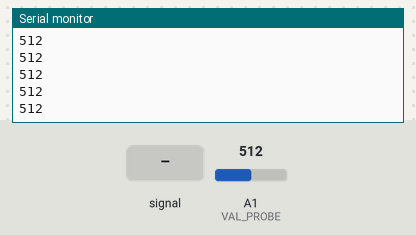
Bench run of a sketch on a simulated Arduino Uno, built with avr-gcc and run on an emulated ATmega328P. Parts: the last lines printed to the serial monitor. The test bench sets the inputs (shaded band); at power-on: A1 (VAL_PROBE) = 512.

Above: at 1.2 s.
1.3 s: A1 (VAL_PROBE) fed a 200 Hz sine of ±81 counts around its level
At 2.2 s:
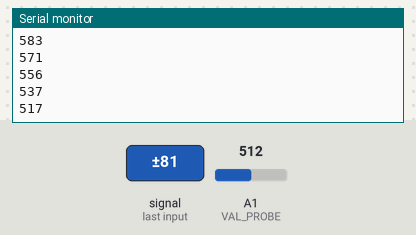
2.8 s: A1 (VAL_PROBE) set to 716
At 3.3 s:
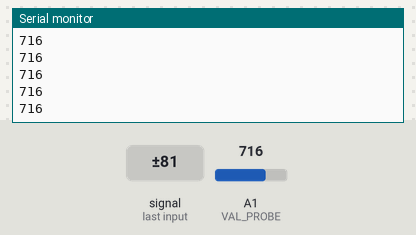
4.3 s: A1 (VAL_PROBE) fed a 1000 Hz sine of ±255 counts around its level
At 5.0 s:
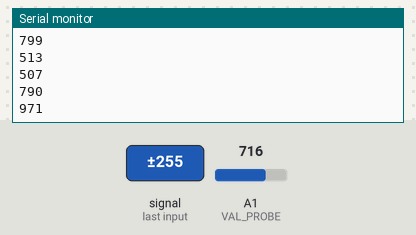
5.8 s: A1 (VAL_PROBE) set to 900
At 6.5 s:
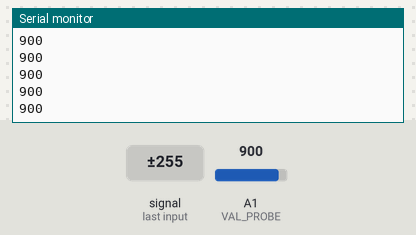
Timing chart, 0 to 8.3 s (numbered marks = the images above; inputs shaded):
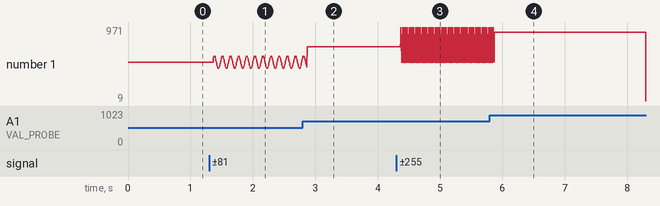

Measured:
- after the input at 1.3 s, the serial monitor: prints a new line after 0.07 s (image 1)
- after the input at 2.8 s, the serial monitor: prints a new line after 0.07 s (image 2)
- after the input at 4.3 s, the serial monitor: prints a new line after 0.07 s (image 3)
- after the input at 5.8 s, the serial monitor: prints a new line after 0.07 s (image 4)
- plotted number 1: 512 → 571 after the input at 1.3 s, 571 → 716 after the input at 2.8 s, 716 → 790 after the input at 4.3 s

The sketch:

soilmoisture.ino
```cpp
const int VAL_PROBE = 1; // Analog pin 0

void setup() {
    Serial.begin(9600);
    pinMode(VAL_PROBE, INPUT);
}

void loop() {
  conductivity();
}

void conductivity(){
    int moisture = analogRead(VAL_PROBE);
    Serial.println(moisture);
}
```
